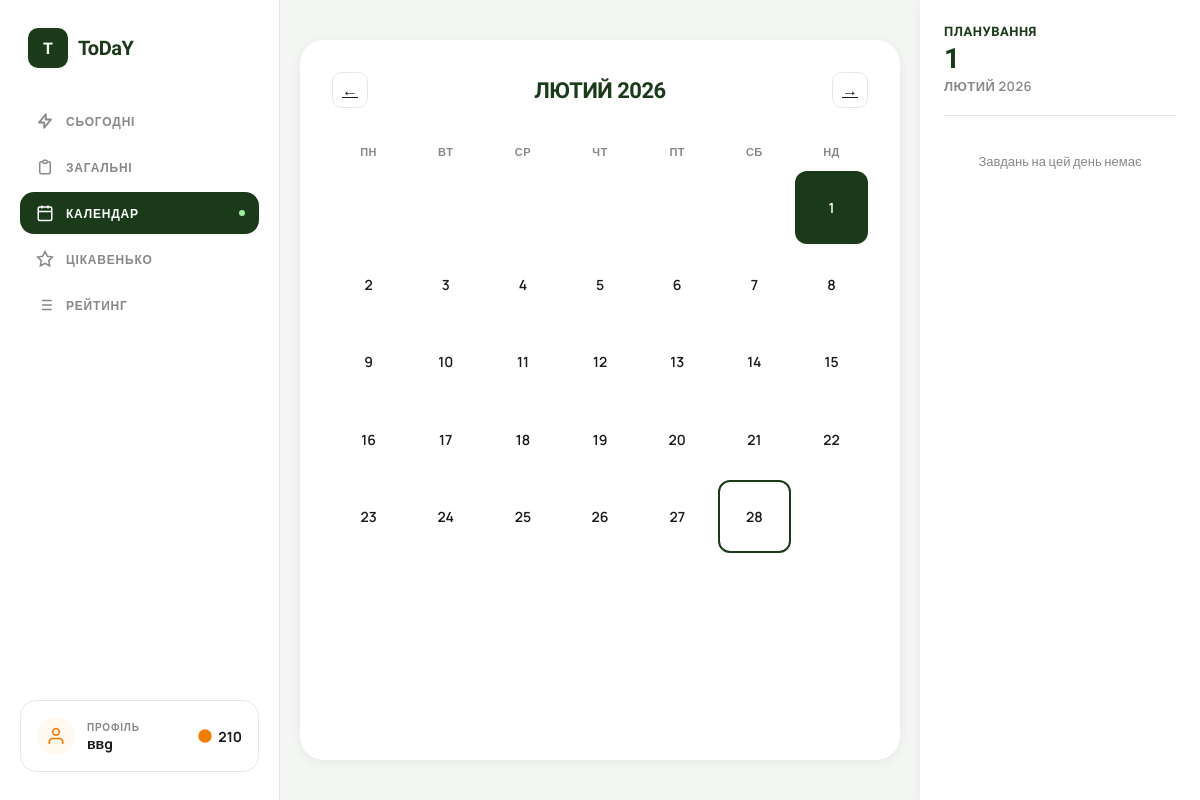
Before: /calendar/?year=2026&month=2&date=2026-02-01 (signed in) with the older database file.
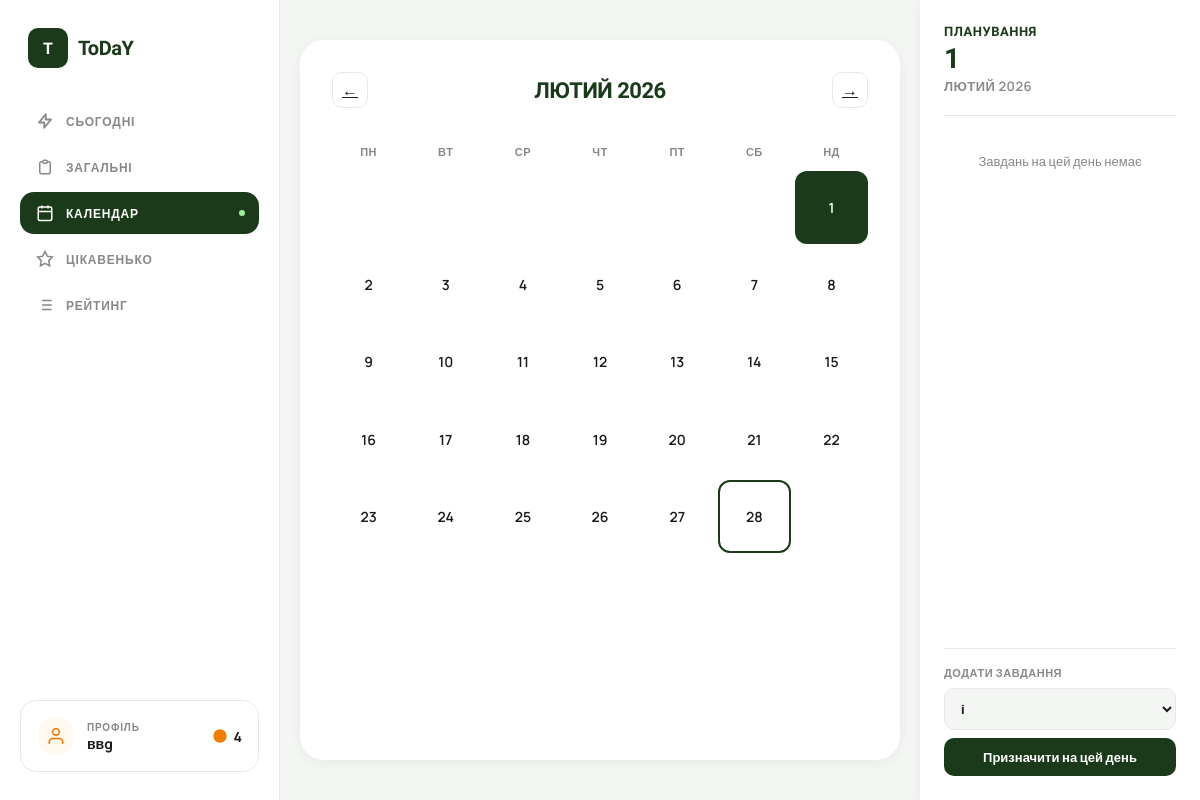
After: the same page with the newer database file.
### users/models.py (models this page shows)
class User(AbstractUser):
    email = models.EmailField(unique=True)
    total_points = models.IntegerField(default=0)
    coins = models.IntegerField(default=100)  # added this for coin sysytem
    USERNAME_FIELD = "email"
    REQUIRED_FIELDS = ['username']

### myapp/views.py (the view)
# urls.py: path('calendar/', calendar, name='calendar'),
@login_required
def calendar(request):
    today = date.today()
    year = int(request.GET.get('year', today.year))
    month = int(request.GET.get('month', today.month))
    selected_date_str = request.GET.get('date')
    selected_date = None
    day_tasks = []
    if selected_date_str:
        try:
            selected_date = date.fromisoformat(selected_date_str)
            today = date_type.today()
            if selected_date == today:
                day_tasks = Task.objects.filter(
                    user=request.user,
                    is_completed=False
                ).filter(
                    Q(is_for_today=True) | Q(planned_date=selected_date)
                )
            else:
                day_tasks = Task.objects.filter(
                    user=request.user,
                    planned_date=selected_date,
                    is_completed=False
                )
        except ValueError:
            pass
    cal_matrix = cal.monthcalendar(year, month)
    all_tasks = Task.objects.filter(
        user=request.user,
        is_completed=False
    ).exclude(planned_date=selected_date) if selected_date else Task.objects.filter(
        user=request.user,
        is_completed=False
    )
    busy_dates = set(
        Task.objects.filter(
            user=request.user,
            is_completed=False,
            planned_date__year=year,
            planned_date__month=month,
            planned_date__isnull=False
        ).values_list('planned_date__day', flat=True)
    )
    if year == today.year and month == today.month:
        has_today_tasks = Task.objects.filter(
            user=request.user,
            is_completed=False,
            is_for_today=True
        ).exists()
    if has_today_tasks:
        busy_dates.add(today.day)
    prev_month = month - 1 if month > 1 else 12
    prev_year = year if month > 1 else year - 1
    next_month = month + 1 if month < 12 else 1
    next_year = year if month < 12 else year + 1
    MONTHS_UK = ['','СІЧЕНЬ','ЛЮТИЙ','БЕРЕЗЕНЬ','КВІТЕНЬ','ТРАВЕНЬ','ЧЕРВЕНЬ',
                 'ЛИПЕНЬ','СЕРПЕНЬ','ВЕРЕСЕНЬ','ЖОВТЕНЬ','ЛИСТОПАД','ГРУДЕНЬ']
    return render(request, 'myapp/calendar.html', {
        'cal_matrix': cal_matrix,
        'year': year,
        'month': month,
        'month_name': MONTHS_UK[month],
        'selected_date': selected_date,
        'selected_date_str': selected_date_str,
        'day_tasks': day_tasks,
        'all_tasks': all_tasks,
        'busy_dates': busy_dates,
        'prev_month': prev_month,
        'prev_year': prev_year,
        'next_month': next_month,
        'next_year': next_year,
        'today': today,
        'day_names': ['ПН','ВТ','СР','ЧТ','ПТ','СБ','НД'],
    })

### myapp/templates/myapp/calendar.html (shortened to what the changed rows need)
{% load static %}
<!DOCTYPE html>
<html lang="uk">
<head>
<link rel="stylesheet" href="{% static 'myapp/css/menu.css' %}">
</head>
<body>
    <aside class="sidebar">
    <a href="{% url 'myapp:profile' %}" class="profile-card" style="text-decoration: none; color: inherit; display: flex;">
        <div class="profile-avatar">
        <svg width="20" height="20" fill="none" viewBox="0 0 24 24" stroke="currentColor" stroke-width="2">
            <path stroke-linecap="round" stroke-linejoin="round" d="M20 21v-2a4 4 0 00-4-4H8a4 4 0 00-4 4v2"/>
            <circle cx="12" cy="7" r="4"/>
        </svg>
        </div>
        <div class="profile-info">
        <div class="profile-label">Профіль</div>
        <div class="profile-name">{{ request.user.username }}</div>
        </div>
        <div class="coins">
        <svg width="16" height="16" fill="currentColor" viewBox="0 0 24 24" style="color:var(--orange)">
            <circle cx="12" cy="12" r="10"/>
        </svg>
        {{ request.user.coins|default:0 }}
        </div>
    </a>
    </aside>
<div class="cal-sidebar">
  <div class="plan-card">
    {% if selected_date %}
      {% if all_tasks %}
        <div class="assign-form">
          <div class="assign-label">Додати завдання</div>
          <form method="POST" action="{% url 'tasks:assign_to_date' %}">
            <select name="task_id_select">
              {% for task in all_tasks %}
                <option value="{{ task.id }}">
                  {{ task.title }}{% if task.is_for_today and not task.planned_date %} (вже на сьогодні){% elif task.planned_date %} (вже на {{ task.planned_date }}){% endif %}
                </option>
              {% endfor %}
            </select>
            <button type="submit" class="assign-btn">Призначити на цей день</button>
          </form>
        </div>
      {% endif %}
    {% else %}
      <div class="plan-subtitle">Оберіть день</div>
      <div class="plan-empty">Натисніть на день щоб обрати</div>
    {% endif %}
  </div>
</div>
</body>
</html>

Changed rows visible on the page:
changed User "ввg": user.coins "210" → "4"
Other visible differences:
form field task_id_select: (not shown) → "і"
text now shown: "ДОДАТИ ЗАВДАННЯ Призначити на цей день"
